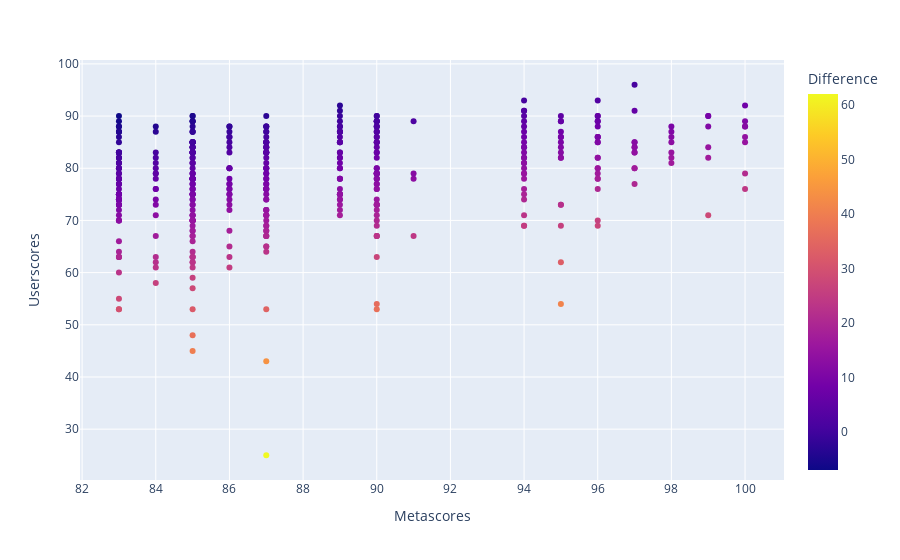

The notebook cell this image was saved under:
### Markdown cell above
**Scatter plot 3:** This scatterplot shows films that recieved top Metacritic scores over time by US Gross Millions. Films that have higher critic scores were commonly made before 1960 and grossed very little, where as films made more recntly had lower metacritic scores but grossed slightly higher.
***(This is not adjusted for inflation, this is just the information provied through TMDB, IMDB and Metacritic)***

### Code cell
metacritics_userscores()

### Figure 1 — Plotly figure (JSON) as saved in the notebook; plotly's stock layout.template omitted (floating-point values rounded to 4 significant figures; data arrays with more than 128 entries replaced by an {"elided": "..."} marker saying what was removed)
{"data": [{"customdata": {"elided": "437x1 str values"}, "hovertemplate": "Metascores=%{x}<br>Userscores=%{y}<br>Movie=%{customdata[0]}<br>Difference=%{marker.color}<extra></extra>", "legendgroup": "", "marker": {"color": {"elided": "437 int values"}, "coloraxis": "coloraxis", "symbol": "circle"}, "mode": "markers", "name": "", "orientation": "v", "showlegend": false, "type": "scatter", "x": {"elided": "437 int values"}, "xaxis": "x", "y": {"elided": "437 int values"}, "yaxis": "y"}], "layout": {"coloraxis": {"colorbar": {"title": {"text": "Difference"}}, "colorscale": [[0, "#0d0887"], [0.1111, "#46039f"], [0.2222, "#7201a8"], [0.3333, "#9c179e"], [0.4444, "#bd3786"], [0.5556, "#d8576b"], [0.6667, "#ed7953"], [0.7778, "#fb9f3a"], [0.8889, "#fdca26"], [1, "#f0f921"]]}, "legend": {"tracegroupgap": 0}, "margin": {"t": 60}, "xaxis": {"anchor": "y", "domain": [0, 1], "title": {"text": "Metascores"}}, "yaxis": {"anchor": "x", "domain": [0, 1], "title": {"text": "Userscores"}}}}
